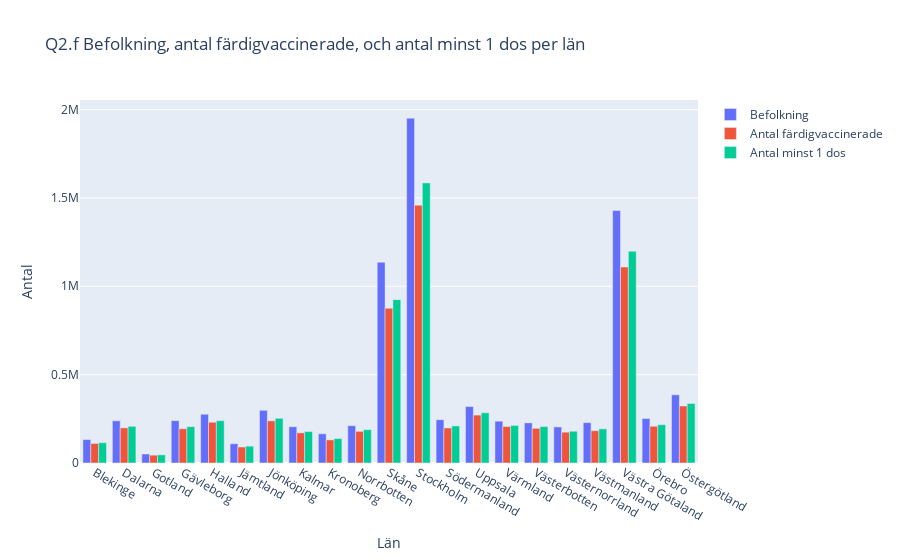

The code cell stored with this chart in its notebook:
### Markdown cell above
f) Draw a bar chart with counties in the x-axis and bars for population> 16 years, number at least 1 dose and number
fully vaccinated

### Code cell
import plotly.graph_objects as go
from plotly.subplots import make_subplots

fig = make_subplots()

fig.add_bar(name="Befolkning", x=vaccin_group.index, y=vaccin_group["Befolkning"])
fig.add_bar(name='Antal färdigvaccinerade', x=vaccin_group.index, y=vaccin_group["Antal färdigvaccinerade"])
fig.add_bar(name='Antal minst 1 dos', x=vaccin_group.index, y=vaccin_group["Antal minst 1 dos"])
      
fig.update_layout(
    xaxis_title='Län',
    yaxis_title='Antal',
    title="Q2.f Befolkning, antal färdigvaccinerade, och antal minst 1 dos per län"
    )

fig.show()
fig.write_html(
    f"Visualiseringar/Q2.f) Befolkning, antal färdigvaccinerade, och antal minst 1 dos per län.html", auto_open=False)

### Figure 1 — Plotly figure (JSON) as saved in the notebook; plotly's stock layout.template omitted (floating-point values rounded to 4 significant figures)
{"data": [{"name": "Befolkning", "type": "bar", "x": ["Blekinge", "Dalarna", "Gotland", "Gävleborg", "Halland", "Jämtland", "Jönköping", "Kalmar", "Kronoberg", "Norrbotten", "Skåne", "Stockholm", "Södermanland", "Uppsala", "Värmland", "Västerbotten", "Västernorrland", "Västmanland", "Västra Götaland", "Örebro", "Östergötland"], "y": [132463, 238920, 50863, 239812, 275840, 108953, 298157, 205281, 165291, 211129, 1136603, 1951266, 244962, 319391, 236675, 227145, 204091, 228378, 1428628, 251671, 385978]}, {"name": "Antal färdigvaccinerade", "type": "bar", "x": ["Blekinge", "Dalarna", "Gotland", "Gävleborg", "Halland", "Jämtland", "Jönköping", "Kalmar", "Kronoberg", "Norrbotten", "Skåne", "Stockholm", "Södermanland", "Uppsala", "Värmland", "Västerbotten", "Västernorrland", "Västmanland", "Västra Götaland", "Örebro", "Östergötland"], "y": [110497, 198688, 44359, 193853, 230634, 90406, 238710, 170670, 130930, 179118, 875634, 1459095, 198260, 271144, 206427, 196346, 174331, 182788, 1108998, 207926, 322632]}, {"name": "Antal minst 1 dos", "type": "bar", "x": ["Blekinge", "Dalarna", "Gotland", "Gävleborg", "Halland", "Jämtland", "Jönköping", "Kalmar", "Kronoberg", "Norrbotten", "Skåne", "Stockholm", "Södermanland", "Uppsala", "Värmland", "Västerbotten", "Västernorrland", "Västmanland", "Västra Götaland", "Örebro", "Östergötland"], "y": [114711, 207596, 46143, 205563, 239400, 95357, 252915, 178030, 138254, 188604, 924401, 1584895, 209702, 284138, 212359, 206223, 179601, 193000, 1198310, 216725, 336692]}], "layout": {"title": {"text": "Q2.f Befolkning, antal färdigvaccinerade, och antal minst 1 dos per län"}, "xaxis": {"anchor": "y", "domain": [0, 1], "title": {"text": "Län"}}, "yaxis": {"anchor": "x", "domain": [0, 1], "title": {"text": "Antal"}}}}
